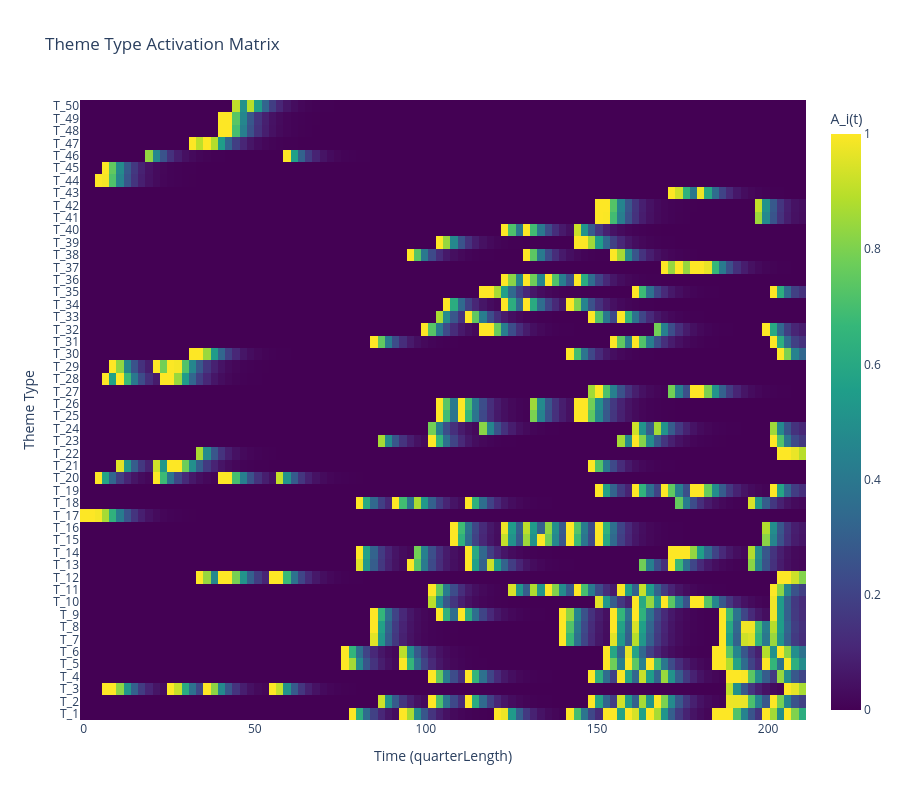

Source (notebook cell):
### Markdown cell above
### 图 7: 主题类型 × 时间激活矩阵 (Top 30)

### Code cell
fig = plot_theme_type_activation_matrix(occurrences, strict_types, tau_val, top_n=50)
fig.show()

### Figure 1 — Plotly figure (JSON) as saved in the notebook; plotly's stock layout.template omitted (floating-point values rounded to 4 significant figures; data arrays with more than 128 entries replaced by an {"elided": "..."} marker saying what was removed)
{"data": [{"colorbar": {"title": {"text": "A_i(t)"}}, "colorscale": [[0, "#440154"], [0.1111, "#482878"], [0.2222, "#3e4989"], [0.3333, "#31688e"], [0.4444, "#26828e"], [0.5556, "#1f9e89"], [0.6667, "#35b779"], [0.7778, "#6ece58"], [0.8889, "#b5de2b"], [1, "#fde725"]], "type": "heatmap", "x": [0.0, 2.121, 4.242, 6.364, 8.485, 10.61, 12.73, 14.85, 16.97, 19.09, 21.21, 23.33, 25.45, 27.58, 29.7, 31.82, 33.94, 36.06, 38.18, 40.3, 42.42, 44.55, 46.67, 48.79, 50.91, 53.03, 55.15, 57.27, 59.39, 61.52, 63.64, 65.76, 67.88, 70.0, 72.12, 74.24, 76.36, 78.48, 80.61, 82.73, 84.85, 86.97, 89.09, 91.21, 93.33, 95.45, 97.58, 99.7, 101.8, 103.9, 106.1, 108.2, 110.3, 112.4, 114.5, 116.7, 118.8, 120.9, 123.0, 125.2, 127.3, 129.4, 131.5, 133.6, 135.8, 137.9, 140.0, 142.1, 144.2, 146.4, 148.5, 150.6, 152.7, 154.8, 157.0, 159.1, 161.2, 163.3, 165.5, 167.6, 169.7, 171.8, 173.9, 176.1, 178.2, 180.3, 182.4, 184.5, 186.7, 188.8, 190.9, 193.0, 195.2, 197.3, 199.4, 201.5, 203.6, 205.8, 207.9, 210.0], "y": ["T_1", "T_2", "T_3", "T_4", "T_5", "T_6", "T_7", "T_8", "T_9", "T_10", "T_11", "T_12", "T_13", "T_14", "T_15", "T_16", "T_17", "T_18", "T_19", "T_20", "T_21", "T_22", "T_23", "T_24", "T_25", "T_26", "T_27", "T_28", "T_29", "T_30", "T_31", "T_32", "T_33", "T_34", "T_35", "T_36", "T_37", "T_38", "T_39", "T_40", "T_41", "T_42", "T_43", "T_44", "T_45", "T_46", "T_47", "T_48", "T_49", "T_50"], "z": {"elided": "50x100 float values"}, "zmax": 1, "zmin": 0}], "layout": {"height": 800, "title": {"text": "Theme Type Activation Matrix"}, "xaxis": {"title": {"text": "Time (quarterLength)"}}, "yaxis": {"dtick": 1, "title": {"text": "Theme Type"}}}}
